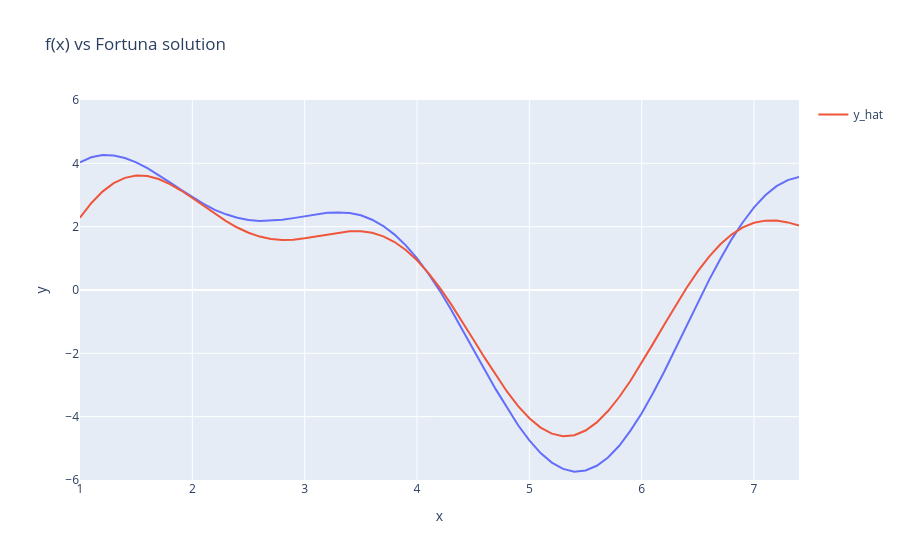

Notebook cell for this chart:
### Markdown cell above
# Task 4 -- Revisit the Fortuna Algorithm

Below is a implementation of Fortuna that uses fits linear function $f_{\theta} = a x + b$ where $\theta = \{a,b\}$ to a function $g(x)$.  
However, as is evidently from the graph, $g(x)$ is not a linear function.  

1) Change the code to instead use $f_{\theta}(x) = \sum\limits_{k=1}^{3} \Psi_k \sin(\gamma_k (x + \omega_k)) $.  
  Such that $|\theta| = 9$, where each parameter $c$ in $\theta$ is in $[-4. 4]$.  
That is, $f_{\theta}(x)$ is a sum of three sin terms. **Do not change the range of the sample\_theta function.**

3) However, it seems Fortuna (on average) struggles to find the optimal parameters $\theta$.  
Therefore you will have to innovate and change the Fortuna algorithm so that it faster finds "better solutions".
What changes did you make and **why** did you make them, and how did you measure how efficient these changes were?  
A excellent solution here will have an expected best loss of less than 5 using 100000 guesses. (take the average over 100 runs).
**But ANY improvment is sufficient to pass!**  

4) Using your newly made modified Fortuna Algorithm optimize the function: $h(x) = \mu - (\zeta sin(\kappa x) )  (\tau (x + \lambda))$ .  
The y values for this function can be found in the numpy array ys_h_1 (in the code below).  
Also test the values for ys_h_2. (the x is the same for all functions).

Does your new and improved Fortuna outperform the regular fortuna on this function as well? Why?   
**Remember to change your model to match $h(x)$**


4) [**Optional**] Develop a multiprocces implemention of the Fortuna algorithm using python's multiprocessing library (https://docs.python.org/3/library/multiprocessing.html).  
How are the speed ups? Are Fortuna really suited to parallel execution? (note: dont try multiprocess in a notebook - use a standalone file)

### Code cell
%%time
# the magic %%time has to be the first line in the cell, and reports the total exec time of the cell.

import random
import numpy as np
import plotly.express as px
import tqdm


def predict(x, theta):
    # theta contains 9 values: 3 parameters (psi, gamma, omega) for each sine
    psi1, gamma1, omega1, psi2, gamma2, omega2, psi3, gamma3, omega3 = theta

    #  psi1 * np.sin(gamma1 * (x + omega1)) =>  ps1 = amplitude ; np.sin = base fn ; gamma1 = frequency ; x + omega1 = phase shift
    return (psi1 * np.sin(gamma1 * (x + omega1))
          + psi2 * np.sin(gamma2 * (x + omega2))
          + psi3 * np.sin(gamma3 * (x + omega3)))


def sample_theta(size_of_theta):
    # Do NOT CHANGE.
    theta = np.random.uniform(-4, 4, size=size_of_theta)
    return theta


def get_loss(y_hat, ys):
    # No change needed, returns quadratic loss.
    loss = ((y_hat - ys)**2).sum()
    return loss

xs = np.array([1.0, 1.1, 1.2, 1.3, 1.4, 1.5, 1.6, 1.7, 1.8, 1.9, 2.0, 2.1, 2.2, 2.3, 2.4, 2.5, 2.6, 2.7, 2.8, 2.9, 3.0, 3.1, 3.2, 3.3, 3.4, 3.5, 3.6, 3.7, 3.8, 3.9, 4.0, 4.1, 4.2, 4.3, 4.4, 4.5, 4.6, 4.7, 4.8, 4.9, 5.0, 5.1, 5.2, 5.3, 5.4, 5.5, 5.6, 5.7, 5.8, 5.9, 6.0, 6.1, 6.2, 6.3, 6.4, 6.5, 6.6, 6.7, 6.8, 6.9, 7.0, 7.1, 7.2, 7.3, 7.4])
ys = np.array([4.03, 4.19, 4.26, 4.25, 4.17, 4.03, 3.85, 3.63, 3.40, 3.16, 2.93, 2.72, 2.53, 2.39, 2.28, 2.21, 2.18, 2.19, 2.22, 2.27, 2.33, 2.39, 2.44, 2.45, 2.43, 2.36, 2.22, 2.02, 1.75, 1.41, 1.00, 0.52, -0.01, -0.60, -1.22, -1.86, -2.50, -3.13, -3.72, -4.27, -4.75, -5.15, -5.45, -5.65, -5.74, -5.70, -5.55, -5.29, -4.92, -4.44, -3.89, -3.26, -2.58, -1.86, -1.12, -0.39, 0.32, 0.98, 1.60, 2.14, 2.61, 2.99, 3.28, 3.47, 3.57])

# 
ys_h_1 = np.array([15.98, 21.42, 24.1, 23.87, 21.0, 16.11, 10.06, 3.79, -1.8, -6.01, -8.39, -8.82, -7.47, -4.77, -1.3, 2.31, 5.49, 7.81, 9.04, 9.18, 8.44, 7.15, 5.72, 4.54, 3.89, 3.9, 4.52, 5.54, 6.63, 7.39, 7.49, 6.7, 4.97, 2.44, -0.54, -3.48, -5.8, -6.98, -6.61, -4.51, -0.79, 4.2, 9.8, 15.21, 19.57, 22.09, 22.2, 19.63, 14.52, 7.41, -0.83, -9.07, -16.11, -20.83, -22.36, -20.27, -14.59, -5.91, 4.72, 15.9, 26.06, 33.69, 37.58, 36.94, 31.64])
ys_h_2 = np.array([[5.87, 5.83, 5.74, 5.62, 5.48, 16.58, 18.21, 18.49, 17.54, 15.54, 4.15, 3.9, 3.65, 3.42, 3.2, -1.9, -3.32, -3.97, -3.91, -3.27, 2.38, 2.36, 2.39, 2.46, 2.57, 2.2, 1.93, 1.22, 0.17, -1.06, 4.18, 4.59, 5.04, 5.52, 6.02, -1.49, 0.74, 3.55, 6.75, 10.06, 9.39, 9.95, 10.5, 11.02, 11.52, 16.0, 12.82, 8.47, 3.21, -2.62, 13.61, 13.76, 13.84, 13.84, 13.77, -24.16, -22.03, -17.9, -11.95, -4.55, 11.63, 10.99, 10.27, 9.47, 8.61]])

# change to the size of theta ( 9 ) (for h(x) how many parameters does it have?)
n_params = 9 

best_loss = float('inf')
best_theta = sample_theta(n_params)

for _ in tqdm.tqdm(range(100000)): 
    curr_theta = sample_theta(n_params)
    y_hat = predict(xs, curr_theta)
    curr_loss = get_loss(y_hat, ys)

    if best_loss > curr_loss:
        best_loss = curr_loss
        best_theta = curr_theta
            
        
print("best loss:", best_loss)
print("theta:", best_theta)    
    
    
fig = px.line(x=xs, y=ys, title="f(x) vs Fortuna solution")
fig.add_scatter(x=xs, y=predict(xs, best_theta), mode='lines', name="y_hat")
fig.update_layout(xaxis_range=[xs.min(),xs.max()], yaxis_range=[-6,6])
fig.show()


# to get a solid estimate -> you should train at least 100 models and take the average performance.

### Figure 1 — Plotly figure (JSON) as saved in the notebook; plotly's stock layout.template omitted (floating-point values rounded to 4 significant figures)
{"data": [{"hovertemplate": "x=%{x}<br>y=%{y}<extra></extra>", "legendgroup": "", "line": {"color": "#636efa", "dash": "solid"}, "marker": {"symbol": "circle"}, "mode": "lines", "name": "", "orientation": "v", "showlegend": false, "type": "scatter", "x": [1.0, 1.1, 1.2, 1.3, 1.4, 1.5, 1.6, 1.7, 1.8, 1.9, 2.0, 2.1, 2.2, 2.3, 2.4, 2.5, 2.6, 2.7, 2.8, 2.9, 3.0, 3.1, 3.2, 3.3, 3.4, 3.5, 3.6, 3.7, 3.8, 3.9, 4.0, 4.1, 4.2, 4.3, 4.4, 4.5, 4.6, 4.7, 4.8, 4.9, 5.0, 5.1, 5.2, 5.3, 5.4, 5.5, 5.6, 5.7, 5.8, 5.9, 6.0, 6.1, 6.2, 6.3, 6.4, 6.5, 6.6, 6.7, 6.8, 6.9, 7.0, 7.1, 7.2, 7.3, 7.4], "xaxis": "x", "y": [4.03, 4.19, 4.26, 4.25, 4.17, 4.03, 3.85, 3.63, 3.4, 3.16, 2.93, 2.72, 2.53, 2.39, 2.28, 2.21, 2.18, 2.19, 2.22, 2.27, 2.33, 2.39, 2.44, 2.45, 2.43, 2.36, 2.22, 2.02, 1.75, 1.41, 1.0, 0.52, -0.01, -0.6, -1.22, -1.86, -2.5, -3.13, -3.72, -4.27, -4.75, -5.15, -5.45, -5.65, -5.74, -5.7, -5.55, -5.29, -4.92, -4.44, -3.89, -3.26, -2.58, -1.86, -1.12, -0.39, 0.32, 0.98, 1.6, 2.14, 2.61, 2.99, 3.28, 3.47, 3.57], "yaxis": "y"}, {"mode": "lines", "name": "y_hat", "type": "scatter", "x": [1.0, 1.1, 1.2, 1.3, 1.4, 1.5, 1.6, 1.7, 1.8, 1.9, 2.0, 2.1, 2.2, 2.3, 2.4, 2.5, 2.6, 2.7, 2.8, 2.9, 3.0, 3.1, 3.2, 3.3, 3.4, 3.5, 3.6, 3.7, 3.8, 3.9, 4.0, 4.1, 4.2, 4.3, 4.4, 4.5, 4.6, 4.7, 4.8, 4.9, 5.0, 5.1, 5.2, 5.3, 5.4, 5.5, 5.6, 5.7, 5.8, 5.9, 6.0, 6.1, 6.2, 6.3, 6.4, 6.5, 6.6, 6.7, 6.8, 6.9, 7.0, 7.1, 7.2, 7.3, 7.4], "y": [2.283, 2.742, 3.107, 3.374, 3.541, 3.613, 3.597, 3.504, 3.347, 3.142, 2.906, 2.656, 2.408, 2.176, 1.973, 1.808, 1.687, 1.612, 1.581, 1.59, 1.631, 1.691, 1.758, 1.817, 1.854, 1.854, 1.805, 1.695, 1.516, 1.264, 0.938, 0.5413, 0.08122, -0.4314, -0.9823, -1.554, -2.129, -2.686, -3.204, -3.665, -4.05, -4.345, -4.537, -4.618, -4.585, -4.437, -4.18, -3.823, -3.38, -2.865, -2.299, -1.702, -1.094, -0.4961, 0.07229, 0.5938, 1.054, 1.442, 1.751, 1.977, 2.122, 2.19, 2.191, 2.135, 2.036]}], "layout": {"legend": {"tracegroupgap": 0}, "title": {"text": "f(x) vs Fortuna solution"}, "xaxis": {"anchor": "y", "domain": [0, 1], "range": [1, 7.4], "title": {"text": "x"}}, "yaxis": {"anchor": "x", "domain": [0, 1], "range": [-6, 6], "title": {"text": "y"}}}}
